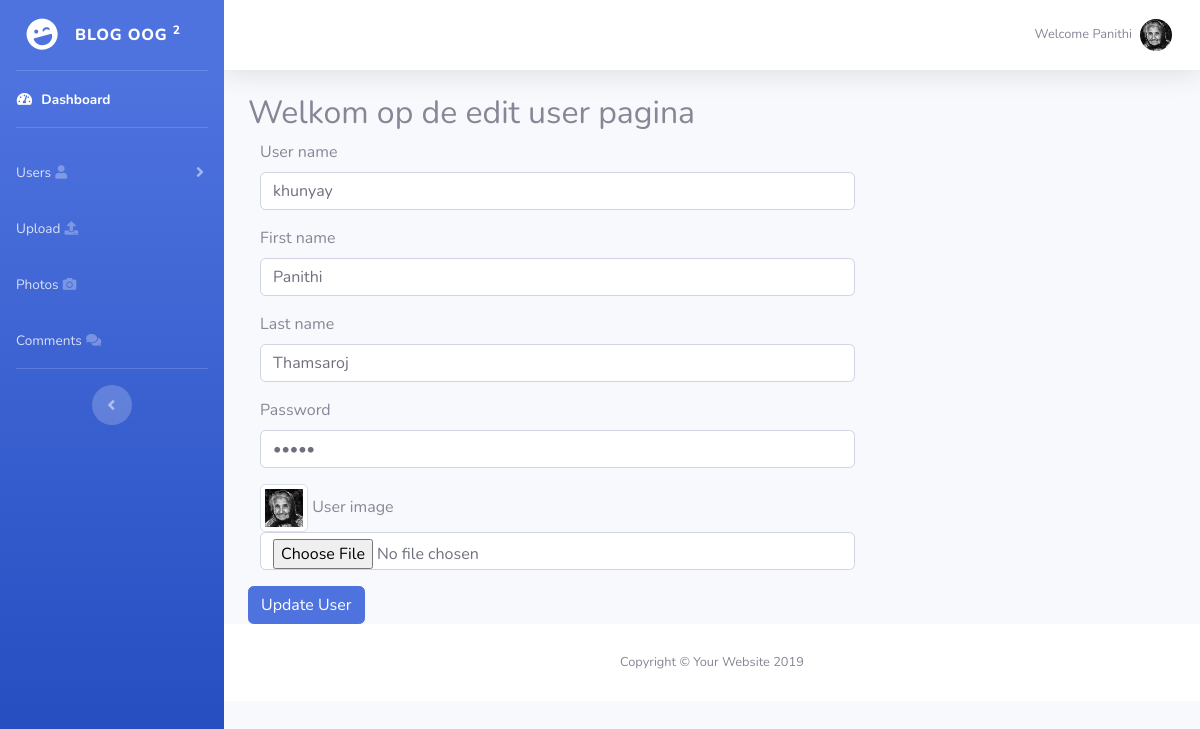
/admin/edit_user.php?id=1 (signed in), run on the app's committed database.
### tables this page shows
CREATE TABLE IF NOT EXISTS `user` (
  `id` int(11) NOT NULL,
  `username` varchar(50) NOT NULL,
  `password` varchar(50) NOT NULL,
  `first_name` varchar(50) NOT NULL,
  `last_name` varchar(50) NOT NULL,
  `user_image` varchar(255) NOT NULL
);

### admin/includes/Database.php (called while the page is built, shortened)
<?php
class Database
{
    public $connection;
    public function open_db_connection()
    {
        $this->connection = mysqli_connect(DB_HOST, DB_USER, DB_PASS, DB_NAME);
    }
    public function query($sql)
    {
        $result = $this->connection->query($sql);
        return $result;
    }
}
$database = new Database();
?>

### admin/includes/Db_object.php (called while the page is built, shortened)
<?php
class Db_object
{       public $id;
    public static function find_this_query($sql)
    {
        global $database;
        $result = $database->query($sql);
        $the_object_array = array();
        while ($row = mysqli_fetch_array($result)) {
            $the_object_array[] = static::instantie($row);
        }
        return $the_object_array;
    }
    public static function instantie($result)
    {   $calling_class = get_called_class();
        $the_object = new $calling_class;
        foreach ($result as $the_attribute => $value) {
            if($the_object->has_the_attribute($the_attribute)) {
                $the_object->$the_attribute = $value;
            }
        }
        return $the_object;
    }
    private function has_the_attribute($the_attribute)
    {
        $object_properties = get_object_vars($this);
        return array_key_exists($the_attribute, $object_properties);
    }
}

### admin/includes/User.php (called while the page is built, shortened)
<?php
class User extends Db_object
{
    protected static $db_table = "user";
    public $user_image;
    public $upload_directory = 'img'. DS .'users';
    public $image_placeholder = 'https://avatars.dicebear.com/v2/male/:seed.svg';
    public static function find_by_user($username)
    {
        $result = static::find_this_query("SELECT * from " . static::$db_table . " WHERE username LIKE '$username'");
        return !empty($result) ? array_shift($result) : false;
    }
    public function image_path_and_placeholder(){
        return empty($this->user_image) ? $this->image_placeholder : $this->upload_directory. DS . $this->user_image;
    }
}
?>

### admin/edit_user.php (the view, shortened to what this page needs)
<?php include("includes/header.php");
?>
<?php include("includes/sidebar.php");?>
<?php include("includes/content-top.php");?>
<div class="container-fluid">
    <div class="row">
        <div class="col-12">
            <h2>Welkom op de edit user pagina</h2>
           <form action="" method="post" enctype="multipart/form-data">
               <div class="col-md-8">
               <div class="form-group">
                   <label for="username">User name</label>
                   <input type="text" name="username" class="form-control" value="<?php echo $user->username; ?>">
               </div>
               <div class="form-group">
                   <label for="first_name">First name</label>
                   <input type="text" name="first_name" class="form-control" value="<?php echo $user->first_name; ?>">
               </div>
               <div class="form-group">
                   <label for="last_name">Last name</label>
                   <input type="text" name="last_name" class="form-control" value="<?php echo $user->last_name; ?>">
               </div>
               <div class="form-group">
                   <label for="password">Password</label>
                  <input type="password" name="password" class="form-control" value="<?php echo $user->password; ?>">
               </div>
                   <div class="form-group">
                       <img src="<?php echo $user->image_path_and_placeholder(); ?>" class="img-thumbnail" width="48" height="48">
                       <label for="file">User image</label>
                       <input type="file" name="file" class="form-control" value="">
                   </div>
               </div>
               <input type="submit" name="submit" value="Update User" class="btn btn-primary">
           </form>
        </div>
    </div>
</div>
<?php include("includes/footer.php");?>

### admin/includes/content-top.php (shortened to what this page needs)
<div id="content-wrapper" class="d-flex flex-column">
        <?php
            $username = $_SESSION['username'];
            $user = User::find_by_user($username);
        ?>
    <div id="content">
        <nav class="navbar navbar-expand navbar-light bg-white topbar mb-4 static-top shadow">
            <ul class="navbar-nav ml-auto">
                <li class="nav-item dropdown no-arrow">
                    <a class="nav-link dropdown-toggle" href="#" id="userDropdown" role="button" data-toggle="dropdown" aria-haspopup="true" aria-expanded="false">
                        <span class="mr-2 d-none d-lg-inline text-gray-600 small"><?php echo "Welcome ". $user->first_name;?></span>
                        <img class="img-profile rounded-circle" src="<?php echo $user->image_path_and_placeholder();?>">
                    </a>
                </li>
            </ul>
        </nav>

### data on the page
user: first_name "Panithi", user_image (picture), username "khunyay", last_name "Thamsaroj"
